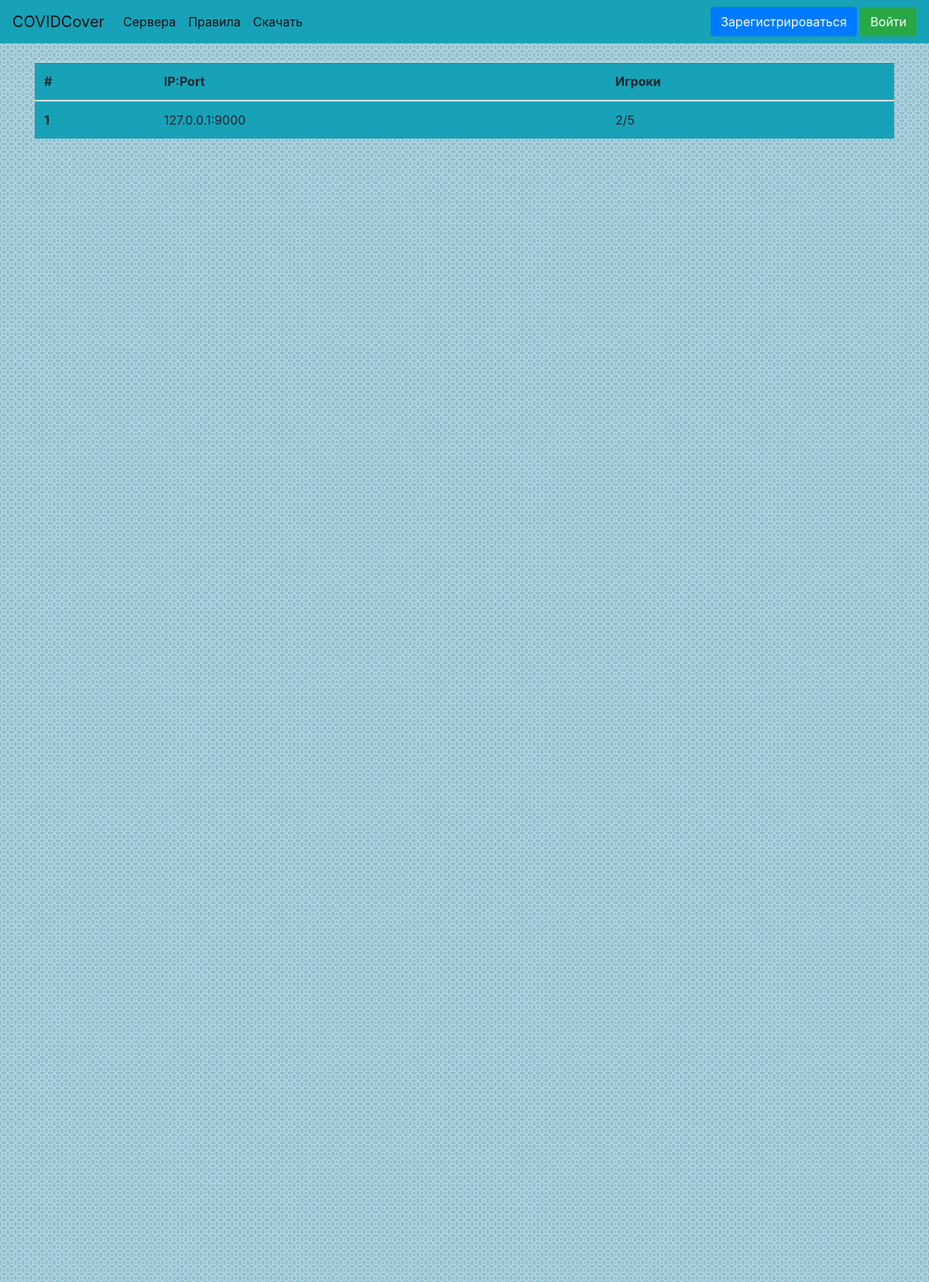
The page /monitor_servers on the database as committed earlier.
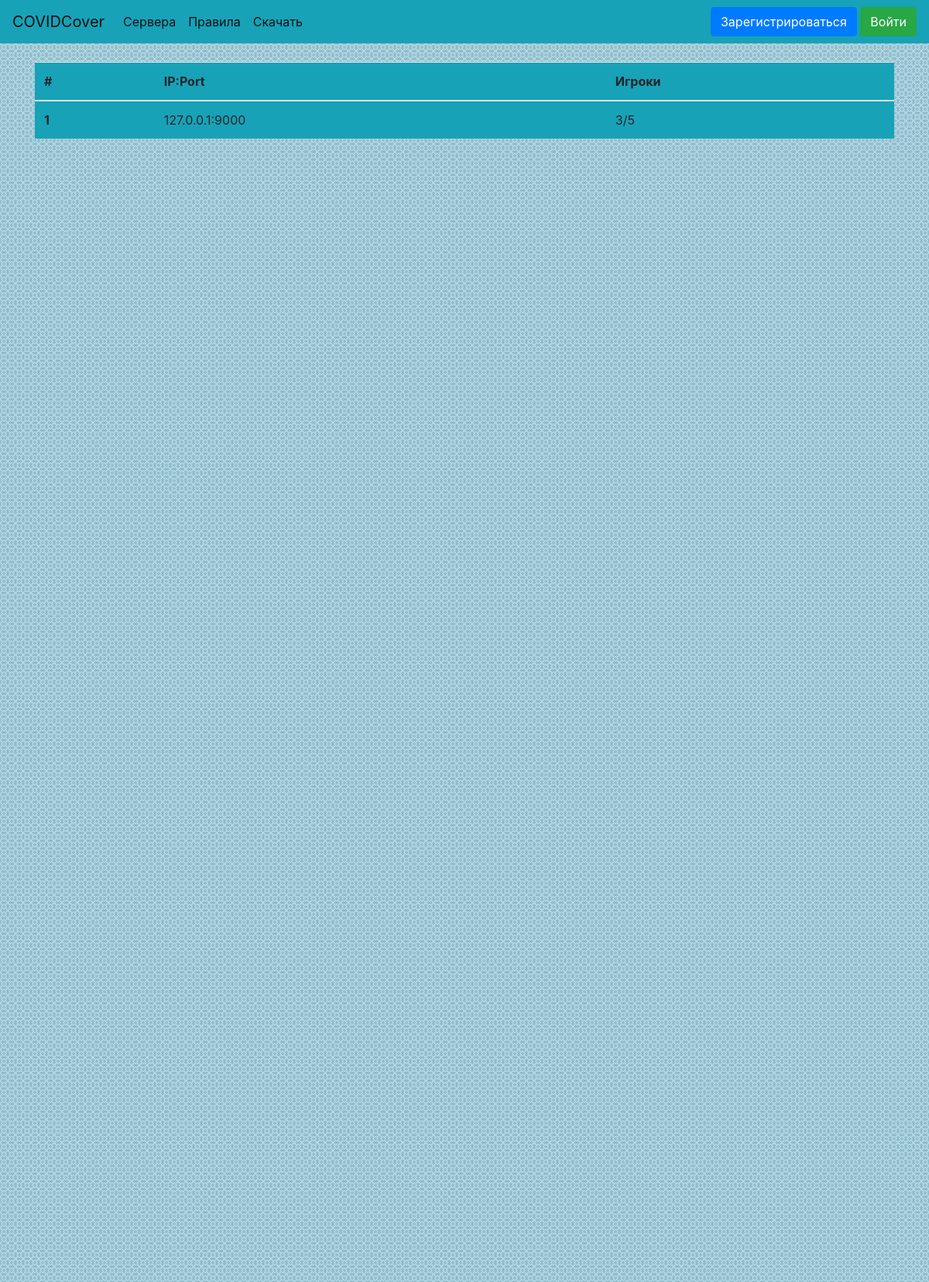
The same page on the database as committed later.
### website/data/server.py (models this page shows)
class Server(SqlAlchemyBase, SerializerMixin):
    __tablename__ = 'servers'
    id = Column(Integer, primary_key=True, autoincrement=True, unique=True)
    ip = Column(String, unique=True)
    limit = Column(Integer, unique=False, default=5)
    players = Column(String, default='', unique=False)
    players_n = Column(Integer, default=0, unique=False)
    token = Column(String, default=lambda: str(uuid4()), unique=True)
    orders = Column(String, default='', unique=False)
    roles = Column(String, default=' pol pol use use cou ', unique=False)
    running = Column(Boolean, default=1, unique=False)

### website/main.py (the view)
@app.route('/monitor_servers')
def monitor_servers():
    message = request.args.get('message')
    session = create_session()
    servers = session.query(Server).filter(Server.limit > Server.players_n, Server.running)
    return render_template('monitor_servers.html', title='COVIDCover - Сервера', servers=servers, message=message)

### website/data/db_session.py (called while the page is built)
def create_session():
    global __factory
    return __factory()

### website/templates/monitor_servers.html
{% extends 'base.html' %}
{% block body %}
<div>
    <table class="table bg-info">
        <thead>
            <tr>
                <th scope="col">#</th>
                <th scope="col">IP:Port</th>
                <th scope="col">Игроки</th>
            </tr>
        </thead>
    <tbody>
        {% for server in servers %}
        <tr>
            <th scope="row">{{ loop.index }}</th>
            <td>{{ server.ip }}</td>
            <td>{{ server.players_n }}/{{ server.limit }}</td>
        </tr>
        {% endfor %}
    </tbody>
    </table>
</div>
{% endblock %}

Rows that differ between the two databases and show on the page:
changed Server: players_n "2" → "3"
